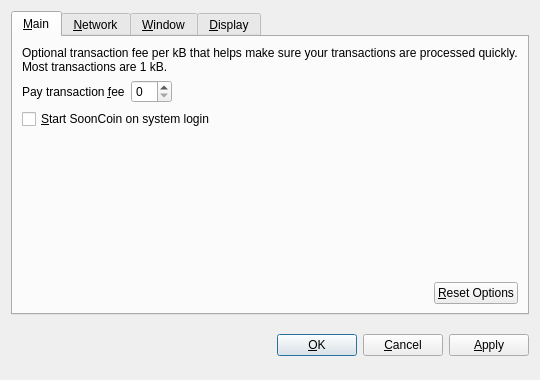
<?xml version="1.0" encoding="UTF-8"?>
<ui version="4.0">
 <class>OptionsDialog</class>
 <widget class="QDialog" name="OptionsDialog">
  <property name="geometry">
   <rect>
    <x>0</x>
    <y>0</y>
    <width>540</width>
    <height>380</height>
   </rect>
  </property>
  <property name="windowTitle">
   <string>Options</string>
  </property>
  <property name="modal">
   <bool>true</bool>
  </property>
  <layout class="QVBoxLayout" name="verticalLayout">
   <item>
    <widget class="QTabWidget" name="tabWidget">
     <property name="tabPosition">
      <enum>QTabWidget::North</enum>
     </property>
     <property name="currentIndex">
      <number>0</number>
     </property>
     <widget class="QWidget" name="tabMain">
      <attribute name="title">
       <string>&amp;Main</string>
      </attribute>
      <layout class="QVBoxLayout" name="verticalLayout_Main">
       <item>
        <widget class="QLabel" name="transactionFeeInfoLabel">
         <property name="text">
          <string>Optional transaction fee per kB that helps make sure your transactions are processed quickly. Most transactions are 1 kB.</string>
         </property>
         <property name="textFormat">
          <enum>Qt::PlainText</enum>
         </property>
         <property name="wordWrap">
          <bool>true</bool>
         </property>
        </widget>
       </item>
       <item>
        <layout class="QHBoxLayout" name="horizontalLayout_1_Main">
         <item>
          <widget class="QLabel" name="transactionFeeLabel">
           <property name="text">
            <string>Pay transaction &amp;fee</string>
           </property>
           <property name="textFormat">
            <enum>Qt::PlainText</enum>
           </property>
           <property name="buddy">
            <cstring>transactionFee</cstring>
           </property>
          </widget>
         </item>
         <item>
          <widget class="BitcoinAmountField" name="transactionFee"/>
         </item>
         <item>
          <spacer name="horizontalSpacer_1_Main">
           <property name="orientation">
            <enum>Qt::Horizontal</enum>
           </property>
           <property name="sizeHint" stdset="0">
            <size>
             <width>40</width>
             <height>20</height>
            </size>
           </property>
          </spacer>
         </item>
        </layout>
       </item>
       <item>
        <widget class="QCheckBox" name="bitcoinAtStartup">
         <property name="toolTip">
          <string>Automatically start SoonCoin after logging in to the system.</string>
         </property>
         <property name="text">
          <string>&amp;Start SoonCoin on system login</string>
         </property>
        </widget>
       </item>
       <item>
        <spacer name="verticalSpacer_Main">
         <property name="orientation">
          <enum>Qt::Vertical</enum>
         </property>
         <property name="sizeHint" stdset="0">
          <size>
           <width>20</width>
           <height>40</height>
          </size>
         </property>
        </spacer>
       </item>
       <item>
        <layout class="QHBoxLayout" name="horizontalLayout_2_Main">
         <item>
          <spacer name="horizontalSpacer_2_Main">
           <property name="orientation">
            <enum>Qt::Horizontal</enum>
           </property>
           <property name="sizeHint" stdset="0">
            <size>
             <width>40</width>
             <height>20</height>
            </size>
           </property>
          </spacer>
         </item>
         <item>
          <widget class="QPushButton" name="resetButton">
           <property name="toolTip">
            <string>Reset all client options to default.</string>
           </property>
           <property name="text">
            <string>&amp;Reset Options</string>
           </property>
           <property name="autoDefault">
            <bool>false</bool>
           </property>
          </widget>
         </item>
        </layout>
       </item>
      </layout>
     </widget>
     <widget class="QWidget" name="tabNetwork">
      <attribute name="title">
       <string>&amp;Network</string>
      </attribute>
      <layout class="QVBoxLayout" name="verticalLayout_Network">
       <item>
        <widget class="QCheckBox" name="mapPortUpnp">
         <property name="toolTip">
          <string>Automatically open the SoonCoin client port on the router. This only works when your router supports UPnP and it is enabled.</string>
         </property>
         <property name="text">
          <string>Map port using &amp;UPnP</string>
         </property>
        </widget>
       </item>
       <item>
        <widget class="QCheckBox" name="connectSocks">
         <property name="toolTip">
          <string>Connect to the SoonCoin network through a SOCKS proxy (e.g. when connecting through Tor).</string>
         </property>
         <property name="text">
          <string>&amp;Connect through SOCKS proxy:</string>
         </property>
        </widget>
       </item>
       <item>
        <layout class="QHBoxLayout" name="horizontalLayout_Network">
         <item>
          <widget class="QLabel" name="proxyIpLabel">
           <property name="text">
            <string>Proxy &amp;IP:</string>
           </property>
           <property name="textFormat">
            <enum>Qt::PlainText</enum>
           </property>
           <property name="buddy">
            <cstring>proxyIp</cstring>
           </property>
          </widget>
         </item>
         <item>
          <widget class="QValidatedLineEdit" name="proxyIp">
           <property name="maximumSize">
            <size>
             <width>140</width>
             <height>16777215</height>
            </size>
           </property>
           <property name="toolTip">
            <string>IP address of the proxy (e.g. 127.0.0.1)</string>
           </property>
          </widget>
         </item>
         <item>
          <widget class="QLabel" name="proxyPortLabel">
           <property name="text">
            <string>&amp;Port:</string>
           </property>
           <property name="textFormat">
            <enum>Qt::PlainText</enum>
           </property>
           <property name="buddy">
            <cstring>proxyPort</cstring>
           </property>
          </widget>
         </item>
         <item>
          <widget class="QLineEdit" name="proxyPort">
           <property name="maximumSize">
            <size>
             <width>55</width>
             <height>16777215</height>
            </size>
           </property>
           <property name="toolTip">
            <string>Port of the proxy (e.g. 9050)</string>
           </property>
          </widget>
         </item>
         <item>
          <widget class="QLabel" name="socksVersionLabel">
           <property name="text">
            <string>SOCKS &amp;Version:</string>
           </property>
           <property name="textFormat">
            <enum>Qt::PlainText</enum>
           </property>
           <property name="buddy">
            <cstring>socksVersion</cstring>
           </property>
          </widget>
         </item>
         <item>
          <widget class="QValueComboBox" name="socksVersion">
           <property name="toolTip">
            <string>SOCKS version of the proxy (e.g. 5)</string>
           </property>
          </widget>
         </item>
         <item>
          <spacer name="horizontalSpacer_Network">
           <property name="orientation">
            <enum>Qt::Horizontal</enum>
           </property>
           <property name="sizeHint" stdset="0">
            <size>
             <width>40</width>
             <height>20</height>
            </size>
           </property>
          </spacer>
         </item>
        </layout>
       </item>
       <item>
        <spacer name="verticalSpacer_Network">
         <property name="orientation">
          <enum>Qt::Vertical</enum>
         </property>
         <property name="sizeHint" stdset="0">
          <size>
           <width>20</width>
           <height>40</height>
          </size>
         </property>
        </spacer>
       </item>
      </layout>
     </widget>
     <widget class="QWidget" name="tabWindow">
      <attribute name="title">
       <string>&amp;Window</string>
      </attribute>
      <layout class="QVBoxLayout" name="verticalLayout_Window">
       <item>
        <widget class="QCheckBox" name="minimizeToTray">
         <property name="toolTip">
          <string>Show only a tray icon after minimizing the window.</string>
         </property>
         <property name="text">
          <string>&amp;Minimize to the tray instead of the taskbar</string>
         </property>
        </widget>
       </item>
       <item>
        <widget class="QCheckBox" name="minimizeOnClose">
         <property name="toolTip">
          <string>Minimize instead of exit the application when the window is closed. When this option is enabled, the application will be closed only after selecting Quit in the menu.</string>
         </property>
         <property name="text">
          <string>M&amp;inimize on close</string>
         </property>
        </widget>
       </item>
       <item>
        <spacer name="verticalSpacer_Window">
         <property name="orientation">
          <enum>Qt::Vertical</enum>
         </property>
         <property name="sizeHint" stdset="0">
          <size>
           <width>20</width>
           <height>40</height>
          </size>
         </property>
        </spacer>
       </item>
      </layout>
     </widget>
     <widget class="QWidget" name="tabDisplay">
      <attribute name="title">
       <string>&amp;Display</string>
      </attribute>
      <layout class="QVBoxLayout" name="verticalLayout_Display">
       <item>
        <layout class="QHBoxLayout" name="horizontalLayout_1_Display">
         <item>
          <widget class="QLabel" name="langLabel">
           <property name="text">
            <string>User Interface &amp;language:</string>
           </property>
           <property name="textFormat">
            <enum>Qt::PlainText</enum>
           </property>
           <property name="buddy">
            <cstring>lang</cstring>
           </property>
          </widget>
         </item>
         <item>
          <widget class="QValueComboBox" name="lang">
           <property name="toolTip">
            <string>The user interface language can be set here. This setting will take effect after restarting SoonCoin.</string>
           </property>
          </widget>
         </item>
        </layout>
       </item>
       <item>
        <layout class="QHBoxLayout" name="horizontalLayout_2_Display">
         <item>
          <widget class="QLabel" name="unitLabel">
           <property name="text">
            <string>&amp;Unit to show amounts in:</string>
           </property>
           <property name="textFormat">
            <enum>Qt::PlainText</enum>
           </property>
           <property name="buddy">
            <cstring>unit</cstring>
           </property>
          </widget>
         </item>
         <item>
          <widget class="QValueComboBox" name="unit">
           <property name="toolTip">
            <string>Choose the default subdivision unit to show in the interface and when sending coins.</string>
           </property>
          </widget>
         </item>
        </layout>
       </item>
       <item>
        <widget class="QCheckBox" name="displayAddresses">
         <property name="toolTip">
          <string>Whether to show SoonCoin addresses in the transaction list or not.</string>
         </property>
         <property name="text">
          <string>&amp;Display addresses in transaction list</string>
         </property>
        </widget>
       </item>
       <item>
        <spacer name="verticalSpacer_Display">
         <property name="orientation">
          <enum>Qt::Vertical</enum>
         </property>
         <property name="sizeHint" stdset="0">
          <size>
           <width>20</width>
           <height>40</height>
          </size>
         </property>
        </spacer>
       </item>
      </layout>
     </widget>
    </widget>
   </item>
   <item>
    <layout class="QHBoxLayout" name="horizontalLayout_Buttons">
     <item>
      <spacer name="horizontalSpacer_1">
       <property name="orientation">
        <enum>Qt::Horizontal</enum>
       </property>
       <property name="sizeHint" stdset="0">
        <size>
         <width>40</width>
         <height>48</height>
        </size>
       </property>
      </spacer>
     </item>
     <item>
      <widget class="QLabel" name="statusLabel">
       <property name="font">
        <font>
         <weight>75</weight>
         <bold>true</bold>
        </font>
       </property>
       <property name="text">
        <string/>
       </property>
       <property name="textFormat">
        <enum>Qt::PlainText</enum>
       </property>
       <property name="wordWrap">
        <bool>true</bool>
       </property>
      </widget>
     </item>
     <item>
      <spacer name="horizontalSpacer_2">
       <property name="orientation">
        <enum>Qt::Horizontal</enum>
       </property>
       <property name="sizeHint" stdset="0">
        <size>
         <width>40</width>
         <height>48</height>
        </size>
       </property>
      </spacer>
     </item>
     <item>
      <widget class="QPushButton" name="okButton">
       <property name="text">
        <string>&amp;OK</string>
       </property>
      </widget>
     </item>
     <item>
      <widget class="QPushButton" name="cancelButton">
       <property name="text">
        <string>&amp;Cancel</string>
       </property>
       <property name="autoDefault">
        <bool>false</bool>
       </property>
      </widget>
     </item>
     <item>
      <widget class="QPushButton" name="applyButton">
       <property name="text">
        <string>&amp;Apply</string>
       </property>
       <property name="autoDefault">
        <bool>false</bool>
       </property>
      </widget>
     </item>
    </layout>
   </item>
  </layout>
 </widget>
 <customwidgets>
  <customwidget>
   <class>BitcoinAmountField</class>
   <extends>QSpinBox</extends>
   <header>bitcoinamountfield.h</header>
  </customwidget>
  <customwidget>
   <class>QValueComboBox</class>
   <extends>QComboBox</extends>
   <header>qvaluecombobox.h</header>
  </customwidget>
  <customwidget>
   <class>QValidatedLineEdit</class>
   <extends>QLineEdit</extends>
   <header>qvalidatedlineedit.h</header>
  </customwidget>
 </customwidgets>
 <resources/>
 <connections/>
</ui>
